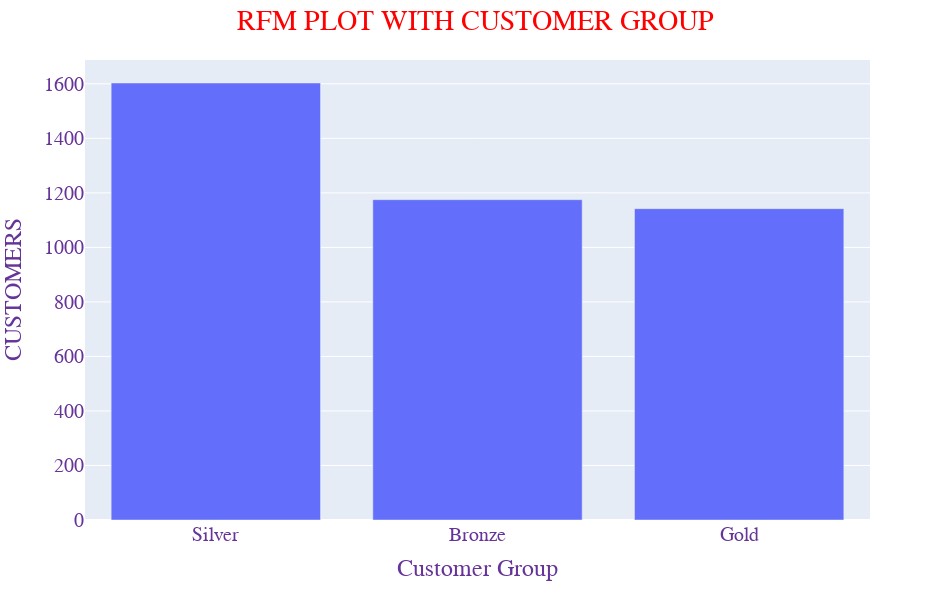

The notebook cell saved with this chart:
### Code cell
# PLOTLY

fig = px.bar(df_plot1, x = "Segments", y = "Customer_Group", width=950, height=600)
fig.update_yaxes(categoryorder='total ascending')
fig.update_layout(title="RFM PLOT WITH CUSTOMER GROUP", xaxis_title="Customer Group", yaxis_title="CUSTOMERS", legend_title="Segments1", title_font_color="red", title_x=0.5,
                  font=dict(family="Courier New, monospace", size=20, color="RebeccaPurple")
                 )
fig.show()

### Figure 1 — Plotly figure (JSON) as saved in the notebook; plotly's stock layout.template omitted (floating-point values rounded to 4 significant figures)
{"data": [{"alignmentgroup": "True", "hovertemplate": "Segments=%{x}<br>Customer_Group=%{y}<extra></extra>", "legendgroup": "", "marker": {"color": "#636efa", "pattern": {"shape": ""}}, "name": "", "offsetgroup": "", "orientation": "v", "showlegend": false, "textposition": "auto", "type": "bar", "x": ["Silver", "Bronze", "Gold"], "xaxis": "x", "y": [1603, 1175, 1142], "yaxis": "y"}], "layout": {"barmode": "relative", "font": {"color": "RebeccaPurple", "family": "Courier New, monospace", "size": 20}, "height": 600, "legend": {"title": {"text": "Segments1"}, "tracegroupgap": 0}, "margin": {"t": 60}, "title": {"font": {"color": "red"}, "text": "RFM PLOT WITH CUSTOMER GROUP", "x": 0.5}, "width": 950, "xaxis": {"anchor": "y", "domain": [0, 1], "title": {"text": "Customer Group"}}, "yaxis": {"anchor": "x", "categoryorder": "total ascending", "domain": [0, 1], "title": {"text": "CUSTOMERS"}}}}
